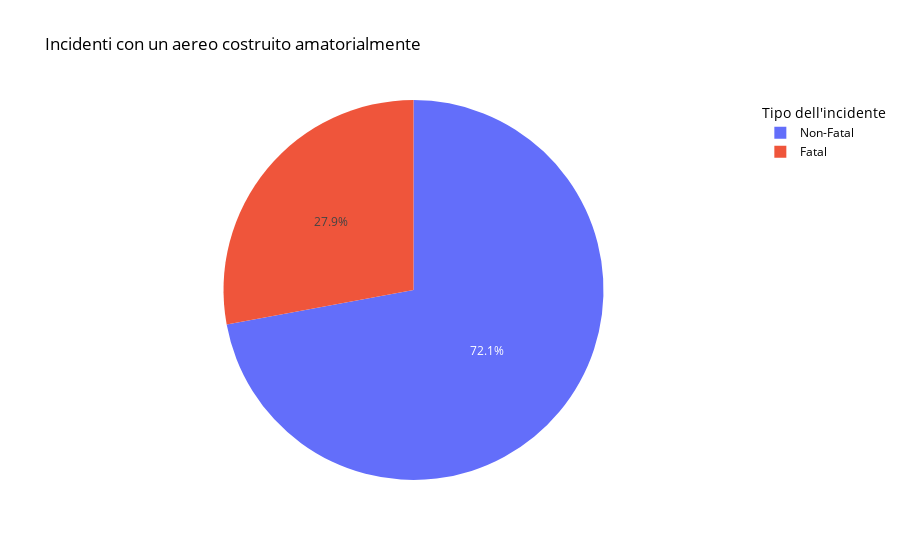

The notebook cell saved with this chart:
### Markdown cell above
<h3>8. Incidenti con un aereo costruito amatorialmente</h3>
<p>In questo grafico si analizza la tipologia dell'incidente per gli aerei costruiti amatorialmente.</p>
<h4>Osservazioni:</h4>
<p>Si osserva come, in caso di aeri costruiti amatorialmente, il 27.9% degli incidenti ha un esito fatale. Questo dato può essere confrontato con quanto riportato nel grafico successivo.</p>
<h4>Grafico:</h4>

### Code cell
conditions = aviation_slim[(aviation_slim['Amateur.Built'] == 'Yes')].copy()
conditions = conditions.groupby(['Amateur.Built','InjurySeverityType']).Phase.count().reset_index(name="count")


fig = go.Figure(data=[go.Pie(labels=conditions['InjurySeverityType'], values=conditions['count'])])
fig.update_layout(
    title="Incidenti con un aereo costruito amatorialmente",
    legend_title="Tipo dell'incidente",
    font=dict(
        size=12,
        color="Black"
    )

)
fig.show()

### Figure 1 — Plotly figure (JSON) as saved in the notebook; plotly's stock layout.template omitted (floating-point values rounded to 4 significant figures)
{"data": [{"labels": ["Fatal", "Non-Fatal"], "type": "pie", "values": [2299, 5939]}], "layout": {"font": {"color": "Black", "size": 12}, "legend": {"title": {"text": "Tipo dell'incidente"}}, "title": {"text": "Incidenti con un aereo costruito amatorialmente"}}}
